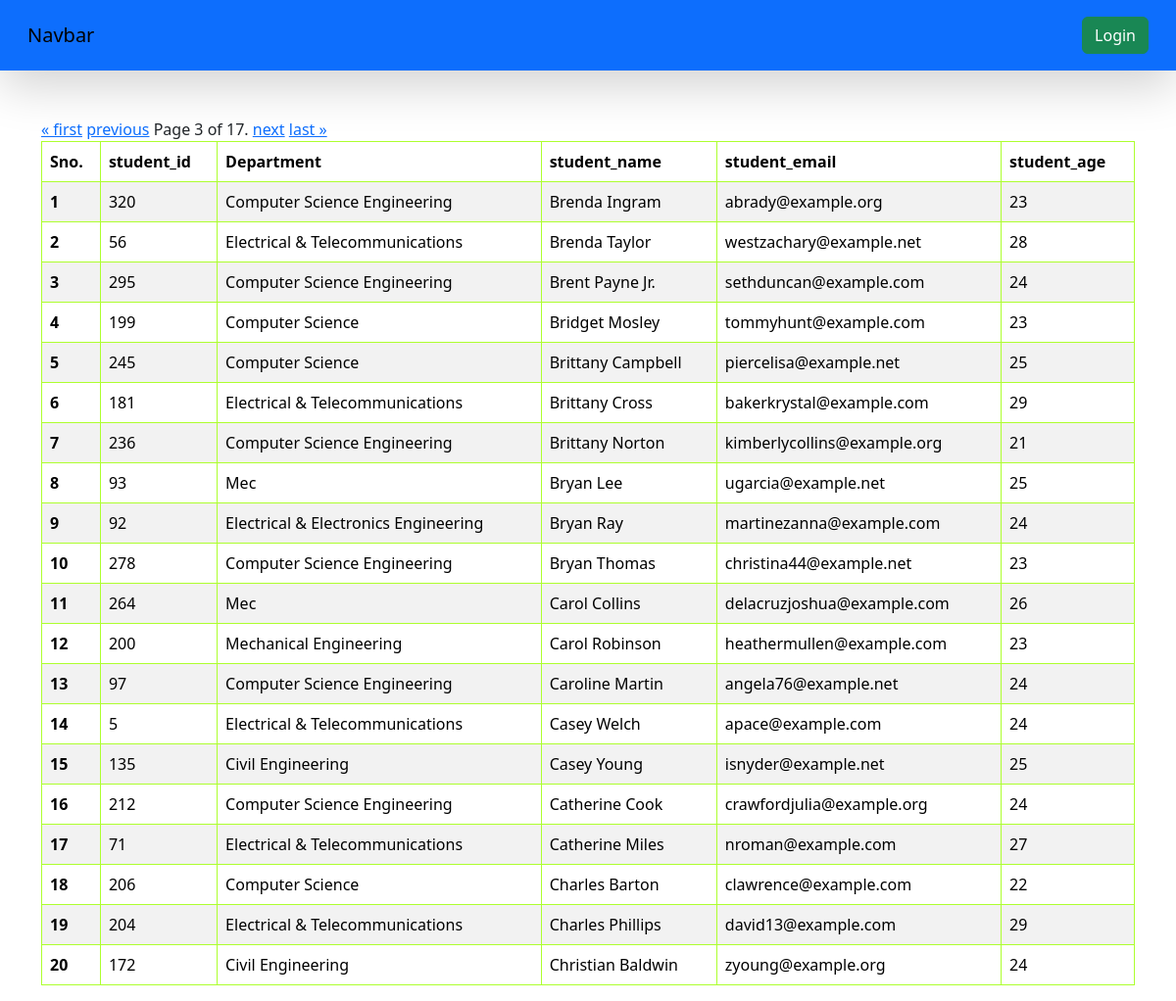
Screenshot of /students/?page=3 with the database file from the repository.
### polls/models.py (models this page shows, shortened)
class Student(models.Model):
    department = models.ForeignKey(Department, on_delete=models.CASCADE, related_name='students')
    student_id = models.OneToOneField(StudentID, related_name="studentid",on_delete=models.CASCADE)
    student_name = models.CharField(max_length=100)
    student_email = models.EmailField(unique=True)
    student_age = models.IntegerField()
    student_address = models.TextField()
    def __str__(self) -> str:
        return self.student_name
    class Meta:
        ordering = ['student_name']
        verbose_name = 'student'

class Department(models.Model):
    name = models.CharField(max_length=100)
    class Meta:
        ordering = ['name']

### polls/views.py (the view)
# urls.py: path('students/',views.get_students,name='students'),
def get_students(request):
    queryset = Student.objects.all()
    paginator = Paginator(queryset, 20)
    page_number = request.GET.get("page",1)
    page_obj = paginator.get_page(page_number)
    print(page_obj.object_list)
    return render(request, 'report/students.html',{'queryset':page_obj})

### templates/report/students.html
{% extends 'polls/base.html' %}
{% block start %}
<div class="container mt-5">
    <table class="table table-striped">
        <thead>
          <tr>
            <th scope="col">Sno.</th>
            <th scope="col">student_id</th>
            <th scope="col">Department</th>
            <th scope="col">student_name</th>
            <th scope="col">student_email</th>
            <th scope="col">student_age</th>
          </tr>
        </thead>
        <tbody>
            {% for student in queryset %}
          <tr>
            <th scope="row">{{ forloop.counter }}</th>
            <td>{{ student.id }}</td>
            <td>{{ student.department.name }}</td>
            <td>{{ student.student_name }}</td>
            <td>{{ student.student_email }}</td>
            <td>{{ student.student_age }}</td>
          </tr>
            {% endfor %}
            <div class="pagination">
                <span class="step-links">
                    {% if queryset.has_previous %}
                        <a href="?page=1">&laquo; first</a>
                        <a href="?page={{ queryset.previous_page_number }}">previous</a>
                    {% endif %}
                    <span class="current">
                        Page {{ queryset.number }} of {{ queryset.paginator.num_pages }}.
                    </span>
                    {% if queryset.has_next %}
                        <a href="?page={{ queryset.next_page_number }}">next</a>
                        <a href="?page={{ queryset.paginator.num_pages }}">last &raquo;</a>
                    {% endif %}
                </span>
            </div>
        </tbody>
    </table>
</div>
{% endblock %}

### templates/polls/base.html (style rules this page uses)
table, th, td { border: 1px solid greenyellow; }

### rows the page displays
Student: id "320", department.name "Computer Science Engineering", student_name "Brenda Ingram", student_email "abrady@example.org", student_age "23"
Student: id "56", department.name "Electrical & Telecommunications", student_name "Brenda Taylor", student_email "westzachary@example.net", student_age "28"
Student: id "295", department.name "Computer Science Engineering", student_name "Brent Payne Jr.", student_email "sethduncan@example.com", student_age "24"
Student: id "199", department.name "Computer Science", student_name "Bridget Mosley", student_email "tommyhunt@example.com", student_age "23"
Student: id "245", department.name "Computer Science", student_name "Brittany Campbell", student_email "piercelisa@example.net", student_age "25"
Student: id "181", department.name "Electrical & Telecommunications", student_name "Brittany Cross", student_email "bakerkrystal@example.com", student_age "29"
Student: id "236", department.name "Computer Science Engineering", student_name "Brittany Norton", student_email "kimberlycollins@example.org", student_age "21"
Student: id "93", department.name "Mec", student_name "Bryan Lee", student_email "ugarcia@example.net", student_age "25"
Student: id "92", department.name "Electrical & Electronics Engineering", student_name "Bryan Ray", student_email "martinezanna@example.com", student_age "24"
Student: id "278", department.name "Computer Science Engineering", student_name "Bryan Thomas", student_email "christina44@example.net", student_age "23"
Student: id "264", department.name "Mec", student_name "Carol Collins", student_email "delacruzjoshua@example.com", student_age "26"
Student: id "200", department.name "Mechanical Engineering", student_name "Carol Robinson", student_email "heathermullen@example.com", student_age "23"
Student: id "97", department.name "Computer Science Engineering", student_name "Caroline Martin", student_email "angela76@example.net", student_age "24"
Student: id "5", department.name "Electrical & Telecommunications", student_name "Casey Welch", student_email "apace@example.com", student_age "24"
Student: id "135", department.name "Civil Engineering", student_name "Casey Young", student_email "isnyder@example.net", student_age "25"
Student: id "212", department.name "Computer Science Engineering", student_name "Catherine Cook", student_email "crawfordjulia@example.org", student_age "24"
Student: id "71", department.name "Electrical & Telecommunications", student_name "Catherine Miles", student_email "nroman@example.com", student_age "27"
Student: id "206", department.name "Computer Science", student_name "Charles Barton", student_email "clawrence@example.com", student_age "22"
Student: id "204", department.name "Electrical & Telecommunications", student_name "Charles Phillips", student_email "david13@example.com", student_age "29"
Student: id "172", department.name "Civil Engineering", student_name "Christian Baldwin", student_email "zyoung@example.org", student_age "24"

### other values shown
{{ queryset.number }} "3"
{{ queryset.paginator.num_pages }} "17"
